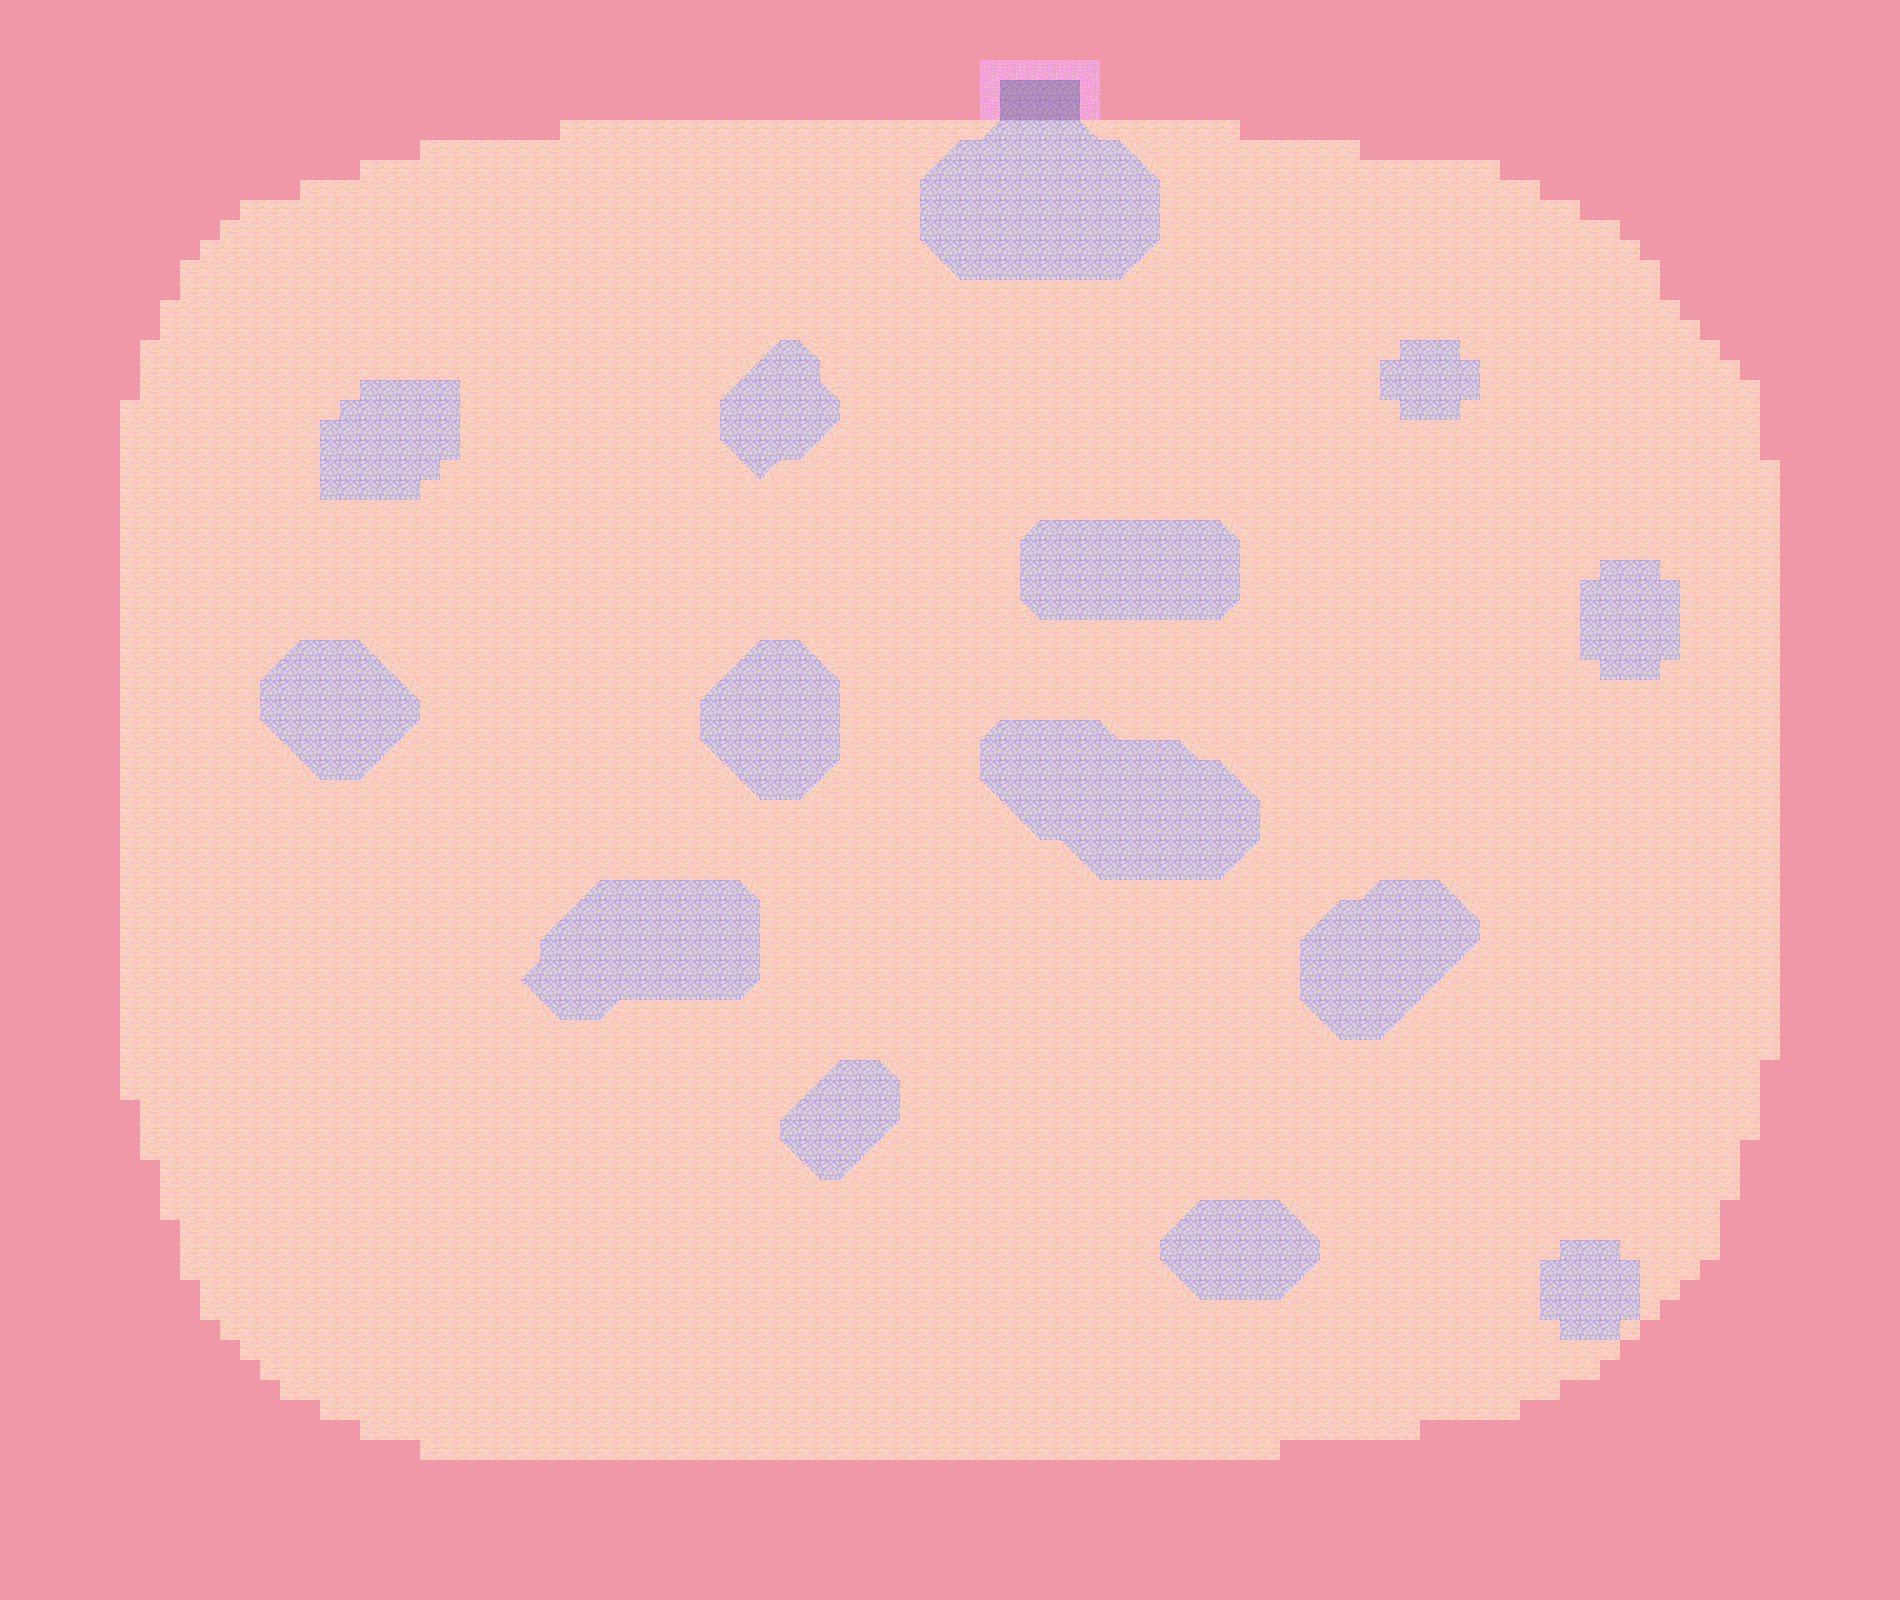

This is a level from a 2D game, rendered from its Tiled map with the project's own tilesets. A one-line summary and the map file follow, with tile-layer data summarised:
An orthogonal 95x80 tile map with 20x20 px tiles, 11 tile layers (WaterDeep2, WaterDeep1, Water 1 (Deep), Water 2 (Shallow), ...).

<map version="1.0" tiledversion="2017.06.27" orientation="orthogonal" renderorder="right-down" width="95" height="80" tilewidth="20" tileheight="20" nextobjectid="1">
 <tileset firstgid="1" source="finaltilesets.tsx" />
 <layer name="WaterDeep2" width="95" height="80">
  <data>[7600 cells, 7600 non-empty, 1 distinct tile ids]</data>
 </layer>
 <layer name="WaterDeep1" width="95" height="80" opacity="0.65">
  <data>[7600 cells, 7600 non-empty, 1 distinct tile ids]</data>
 </layer>
 <layer name="Water 1 (Deep)" width="95" height="80" opacity="0.7">
  <data>[7600 cells, 7600 non-empty, 1 distinct tile ids]</data>
 </layer>
 <layer name="Water 2 (Shallow)" width="95" height="80" opacity="0.29">
  <data>[7600 cells, 7600 non-empty, 1 distinct tile ids]</data>
 </layer>
 <layer name="Ground" width="95" height="80">
  <data>[7600 cells, 7043 non-empty, 4 distinct tile ids]</data>
 </layer>
 <layer name="Shadow" width="95" height="80" opacity="0.49">
  <data>[7600 cells, 8 non-empty, 1 distinct tile ids]</data>
 </layer>
 <layer name="Atmosphere" width="95" height="80" opacity="0.38">
  <data>[7600 cells, 7600 non-empty, 1 distinct tile ids]</data>
 </layer>
 <layer name="Front" width="95" height="80">
  <data>[7600 cells, 0 non-empty, 0 distinct tile ids]</data>
 </layer>
 <layer name="Collision" width="95" height="80" opacity="0">
  <data>[7600 cells, 332 non-empty, 1 distinct tile ids]</data>
 </layer>
 <layer name="WaterCollision" width="95" height="80">
  <data>[7600 cells, 0 non-empty, 0 distinct tile ids]</data>
 </layer>
 <layer name="DeepWaterCollision" width="95" height="80">
  <data>[7600 cells, 0 non-empty, 0 distinct tile ids]</data>
 </layer>
</map>
